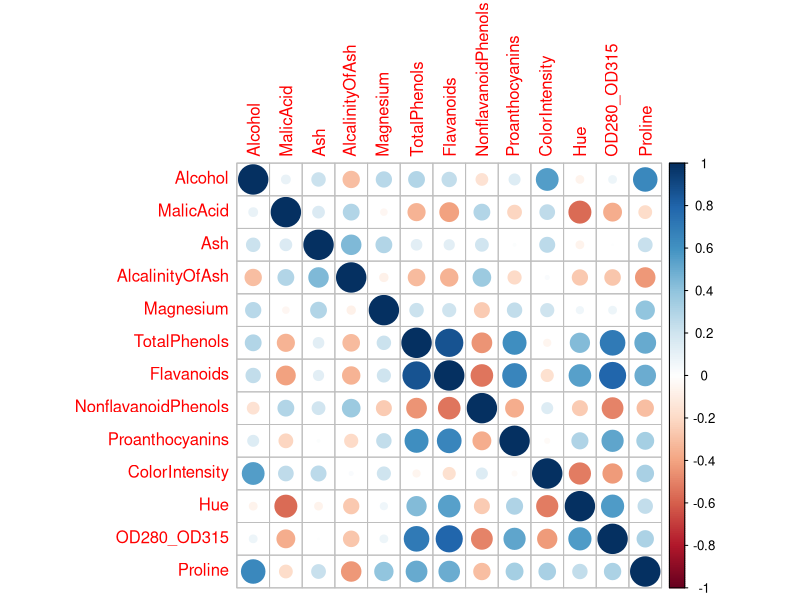
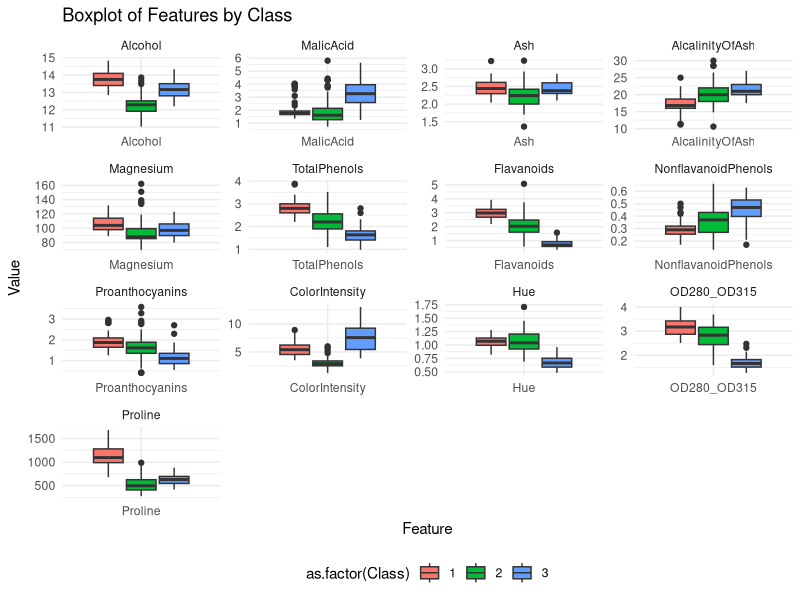
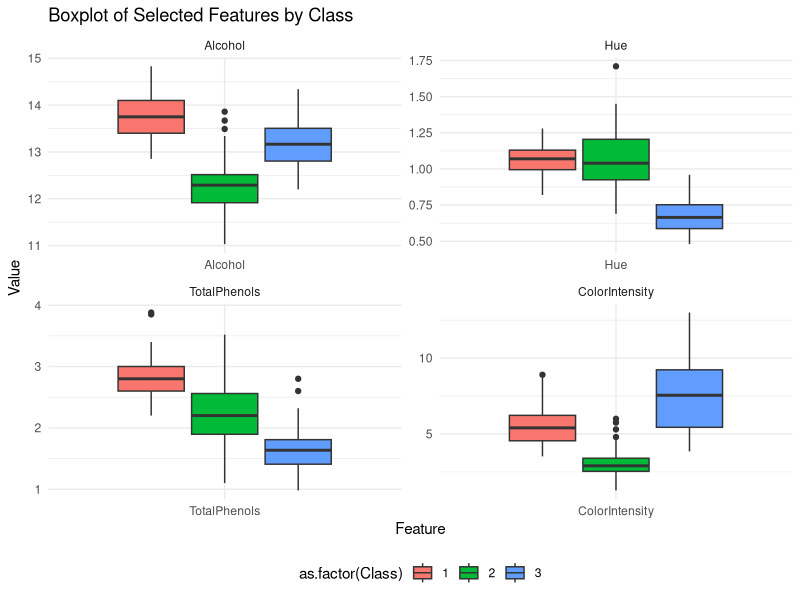
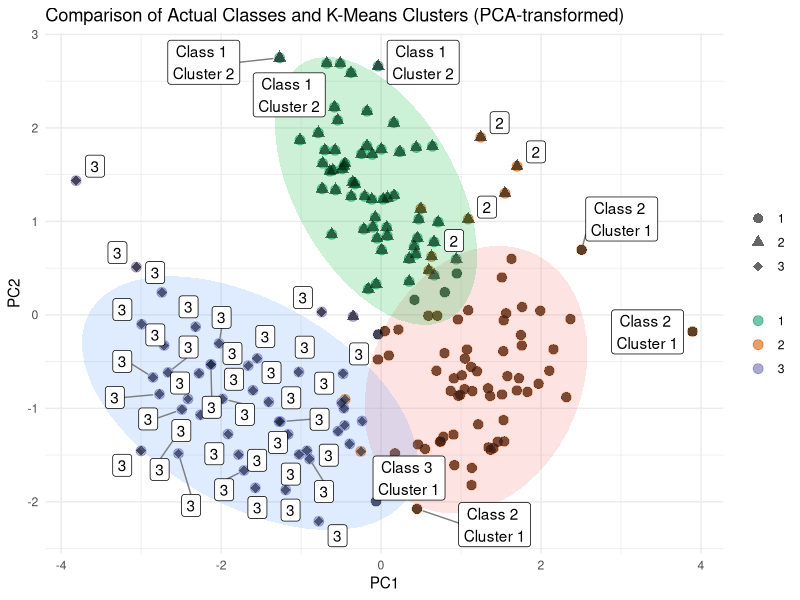
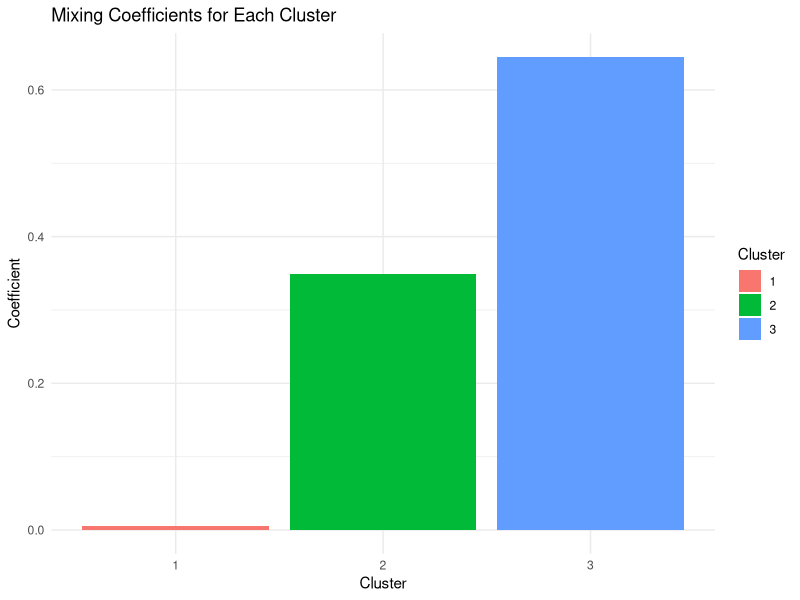

Reproduce these figures in R, in order.
## ---- chunk 1
df <- read.csv('data/wine_data.csv')
head(df)
## ---- chunk 2
# Source all libraries we will be using for our analysis here:
library(readr)
library(dplyr)
library(ggplot2)
library(GGally)
library(corrplot)
library(gplots)
library(reshape2)
library(stats)
library(gridExtra)
library(cluster)  # For silhouette
library(fpc)      # For Davies-Bouldin Index
library(mclust) 
library(ggrepel)    # For better label placement
library(ggforce) 
library(mvtnorm)
# For ellipses
## ---- chunk 3
sum(is.na(df))
## ---- chunk 4
cor_matrix <- cor(df[, -1]) #First column is 'class'
cor_matrix_rounded <- round(cor_matrix, 2)
corrplot(cor_matrix_rounded, method = "circle")
## ---- chunk 5
df_melted <- melt(df, id.vars = 'Class')

p <- ggplot(df_melted, aes(x = variable, y = value, group = interaction(variable, Class))) +
  geom_boxplot(aes(fill = as.factor(Class))) +
  facet_wrap(~variable, scales = 'free', ncol = ) +
  labs(title = "Boxplot of Features by Class", y = "Value", x = "Feature") +
  theme_minimal() +
  theme(legend.position = "bottom") 

print(p)
## ---- chunk 6
df_selected_features <- df[, c('Class', 'Alcohol', 'Hue', 'TotalPhenols', 'ColorIntensity')]
head(df_selected_features)
## ---- chunk 7
df_melted <- melt(df_selected_features, id.vars = "Class")

p <- ggplot(df_melted, aes(x = variable, y = value, group = interaction(variable, Class))) +
  geom_boxplot(aes(fill = as.factor(Class))) +
  facet_wrap(~variable, scales = 'free', ncol = ) +
  labs(title = "Boxplot of Selected Features by Class", y = "Value", x = "Feature") +
  theme_minimal() +
  theme(legend.position = "bottom") 

print(p)

## ---- chunk 8
features_to_scale <- df_selected_features[, -1] 
scaled_features <- scale(features_to_scale)
df_scaled <- data.frame(Class = df_selected_features$Class, scaled_features)
summary(df_scaled)
head(df_scaled)
## ---- chunk 9
features <- df_scaled[, -1]
set.seed(589) 
kmeans_result <- kmeans(features, centers = 3, nstart = 25) 

actual_labels <- df_scaled$Class
predicted_labels <- kmeans_result$cluster
ari_value <- adjustedRandIndex(actual_labels, predicted_labels)
print(paste("Adjusted Rand Index:", ari_value))

sil_widths <- silhouette(predicted_labels, dist(features))
avg_silhouette_score <- mean(sil_widths[, "sil_width"])
print(paste("Average Silhouette Score:", avg_silhouette_score))

pca_result <- prcomp(features)
df_pca <- as.data.frame(pca_result$x)
df_pca$cluster <- kmeans_result$cluster
df_pca$class <- actual_labels


ggplot(df_pca, aes(x = PC1, y = PC2)) + 
  geom_point(aes(color = as.factor(class)), size = 3, alpha = 0.6) +
  geom_point(aes(shape = as.factor(cluster)), size = 3, alpha = 0.6) +
  stat_ellipse(aes(fill = as.factor(cluster)), geom = "polygon", alpha = 0.2, show.legend = FALSE) +
  scale_color_manual(values = c("#1b9e77", "#d95f02", "#7570b3")) +
  scale_shape_manual(values = c(16, 17, 18)) +
  geom_label_repel(aes(label = ifelse(df_pca$class == df_pca$cluster, as.character(df_pca$class), paste("Class", df_pca$class, "\nCluster", df_pca$cluster))),
                   box.padding   = 0.35, 
                   point.padding = 0.5,
                   segment.color = 'grey50') +
  labs(title = 'Comparison of Actual Classes and K-Means Clusters (PCA-transformed)',
       color = "True Class",
       shape = "K-Means Cluster",
       x = 'PC1', 
       y = 'PC2') +
  theme_minimal() +
  theme(legend.position = "right", legend.title = element_blank())
## ---- chunk 10
EM_GMM <- function(features, k, max_iterations = 100, tolerance = 1e-6) {
    library(mvtnorm)  # For dmvnorm
    n <- nrow(features)
    d <- ncol(features)

    # Initialize parameters
    set.seed(123)  # Fixed seed for reproducibility
    means <- kmeans(features, centers = k, nstart = 5)$centers
    covariances <- array(rep(0, d^2 * k), dim = c(d, d, k))
    for (j in 1:k) {
      covariances[, , j] <- diag(runif(d, 0.1, 1))  # Initialize with small random positive values to ensure positive definiteness
    }
    mixing_coefficients <- rep(1/k, k)

    log_likelihood_old <- -Inf

    # Main EM loop
    for (iteration in 1:max_iterations) {
        # E-step: Calculate responsibilities
        responsibilities <- matrix(0, nrow = n, ncol = k)
        for (j in 1:k) {
            # Ensure covariances are positive definite
            sigma_j <- covariances[, , j]
            if (is.na(determinant(matrix(sigma_j, d, d))$modulus)) {
              sigma_j <- diag(diag(sigma_j))  # Fallback to diagonal if not positive definite
            }
            responsibilities[, j] <- mixing_coefficients[j] * dmvnorm(features, mean = means[j, ], sigma = sigma_j, log = FALSE)
        }
        sum_responsibilities <- rowSums(responsibilities)
        responsibilities <- sweep(responsibilities, 1, sum_responsibilities, FUN = "/")

        # M-step: Update parameters
        sums_of_responsibilities <- colSums(responsibilities)
        for (j in 1:k) {
            means[j, ] <- (t(responsibilities[, j]) %*% features) / sums_of_responsibilities[j]
            centered <- sweep(features, 1, means[j, ], FUN = "-")
            cov_temp <- t(centered) %*% (centered * responsibilities[, j])
            covariances[, , j] <- cov_temp / sums_of_responsibilities[j]
            # Regularize covariance to avoid singular matrix
            covariances[, , j] <- covariances[, , j] + diag(1e-6, d)
        }
        mixing_coefficients <- sums_of_responsibilities / n

        # Check for convergence via log likelihood
        safe_log_sum <- log(pmax(rowSums(responsibilities * mixing_coefficients), .Machine$double.eps))
        log_likelihood_new <- sum(safe_log_sum)
        if (is.finite(log_likelihood_new) && abs(log_likelihood_new - log_likelihood_old) < tolerance) {
            cat("Converged after", iteration, "iterations.\n")
            break
        }
        log_likelihood_old = log_likelihood_new
    }

    # Return the final model parameters
    list(means = means, covariances = covariances, mixing_coefficients = mixing_coefficients, log_likelihood =log_likelihood_new )
}

# Example Usage
set.seed(589)
features <- as.matrix(df_scaled[, -1])  
result_test <- EM_GMM(features, k = 3)
print(result_test)
## ---- chunk 11
library(ggplot2)
mixing_coefficients <- data.frame(
  Cluster = 1:length(result_test$mixing_coefficients),
  Coefficient = result_test$mixing_coefficients
)

p <- ggplot(mixing_coefficients, aes(x = factor(Cluster), y = Coefficient, fill = factor(Cluster))) +
  geom_bar(stat = "identity") +
  labs(title = "Mixing Coefficients for Each Cluster",
       x = "Cluster",
       y = "Coefficient") +
  scale_fill_discrete(name = "Cluster") +
  theme_minimal()

print(p)
